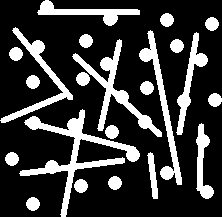
#> input picture IPU_2/1/line.bmp, 222 x 217 px
$ python 1_morphology.py
#> lines starting #> are read from the running program, lines starting #| are printed output that depends on the picture; after the words box and inside, x2 and y2 are one past the last pixel; in counts of white or black regions, pixels touching at a corner belong together
### IPU_2/1/plotter.py
import matplotlib.pyplot as plt
import cv2
import inspect
import warnings
import matplotlib.cbook

# warnings.filterwarnings("ignore", category=matplotlib.cbook.MatplotlibDeprecationWarning)


def custom_plot(*args, rows=2, cols=3, grayscale=False):
    num_images = len(args)

    plt.figure(figsize=(19, 7))
    plt.tight_layout()
    # plt.subplots_adjust(wspace=0, hspace=0)
    # plt.axis("off")

    frame = inspect.currentframe()
    local_vars = frame.f_back.f_locals
    for i in range(num_images):
        # plt.subplot(
        #     ((num_images // 3.1) + 1),
        #     (((num_images - 1) % 3) + 1) if num_images <= 3 else 3,
        #     i + 1,
        # )
        ax = plt.subplot(rows, cols, i + 1)
        # Turn off tick labels
        ax.set_yticklabels([])
        ax.set_xticklabels([])
        # plt.imshow(cv2.cvtColor(args[i], cv2.COLOR_BGR2RGB))
        (plt.imshow(args[i], cmap="gray") if grayscale else plt.imshow(cv2.cvtColor(args[i], cv2.COLOR_BGR2RGB)))
        title = [name for name, var in local_vars.items() if var is args[i]][0]
        plt.title(title)

    # Display the plot
    plt.show()

### IPU_2/1/1_morphology.py
import cv2
from plotter import custom_plot

image = cv2.imread("line.bmp", 0)
#> image: shape (217, 222); 22.2% white; 22 white regions, largest, box (x1, y1, x2, y2) and area: (19, 109, 140, 217) 2271, (72, 39, 162, 137) 1502, (139, 30, 182, 185) 1227

kernel = cv2.getStructuringElement(cv2.MORPH_ELLIPSE, (12, 12))
# OPENING = EROSION -> DILATION
opened_img = cv2.morphologyEx(image, cv2.MORPH_OPEN, kernel)
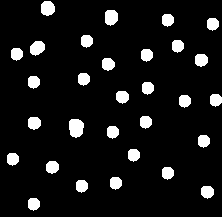
#> opened_img: shape (217, 222); 8.5% white; 30 white regions, largest, box (x1, y1, x2, y2) and area: (69, 119, 84, 138) 233, (105, 10, 118, 26) 174, (41, 1, 55, 16) 173

num_labels, labels = cv2.connectedComponents(opened_img)
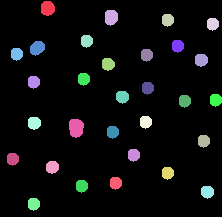
#> labels: shape (217, 222) int32; 31 distinct labels, from 0 to 30; one colour per label, 0 black
#> num_labels = 31
# 1 label is for the background
print(f"Num of circles = {num_labels - 1}")
#| Num of circles = 30

custom_plot(image, opened_img, rows=1, cols=2)
#> in custom_plot, `plt.show()`:
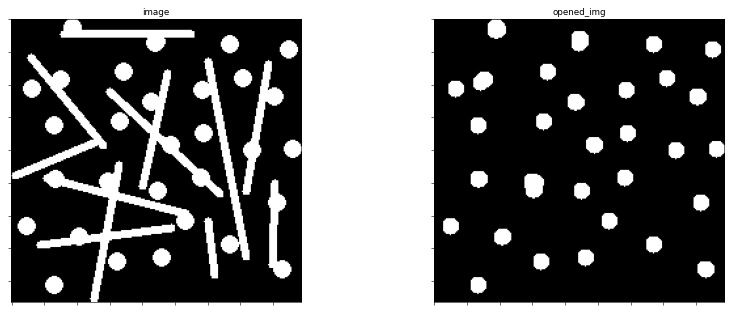
#> figure drawn by matplotlib, 2 panels
